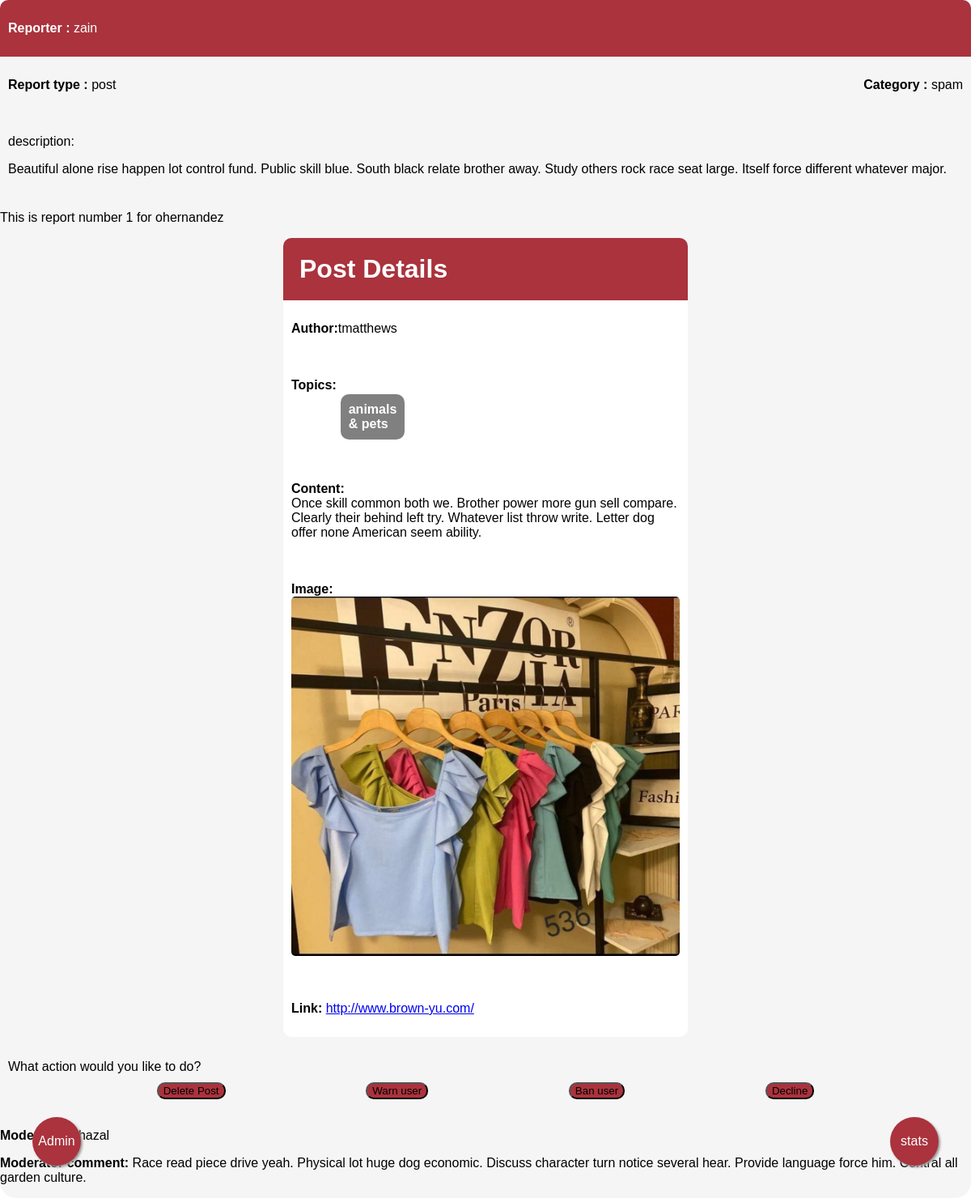
The page /report/6 (signed in) on the database its author committed.
### report/models.py (models this page shows, shortened)
class Report(models.Model):
    reporter = models.ForeignKey(CustomUser, on_delete=models.CASCADE, related_name='reporter')
    type = models.CharField(max_length=25, choices=TYPE)
    category = models.CharField(max_length=25, choices=CATEGORY)
    reported_user = models.ForeignKey(CustomUser, on_delete=models.CASCADE, related_name='reported_user')
    description = models.TextField(null=True, blank=True)
    status = models.CharField(max_length=25, choices=STATUS, default='pending')
    reported_post = models.ForeignKey(Post, on_delete=models.SET_NULL, related_name='reported_post', null=True, blank=True)
    reported_chat = models.ForeignKey(Chat, on_delete=models.PROTECT, related_name='reported_chat', null=True, blank=True)
    moderator = models.ForeignKey(CustomUser, on_delete=models.CASCADE, related_name='moderator', null=True, blank=True)
    moderator_comment = models.TextField(null=True, blank=True)
    created_at = models.DateTimeField(auto_now_add=True)
    updated_at = models.DateTimeField(auto_now=True)

### accounts/models.py (models this page shows, shortened)
class CustomUser(AbstractUser):
    email = models.EmailField(blank=False, null=False, unique=True)
    profile_image = models.ImageField(default='profile_images/default.png', upload_to='profile_images/', blank=True, null=True)
    birth_date = models.DateField(blank=True, null=True)
    phone_number = PhoneNumberField(blank=True, null=True)
    gender = models.CharField(blank=True, null=True, max_length=1, choices=GENDER_CHOICES)
    role = models.CharField(max_length=25, choices=ROLE, default='regular-user')
    is_online = models.BooleanField(default=False)
    last_online = models.DateTimeField(blank=True, null=True)
    is_banned = models.BooleanField(default=False)
    def __str__(self):
        return self.username

### posts/models.py (models this page shows, shortened)
class Post(models.Model):
    author = models.ForeignKey(Profile, on_delete=models.CASCADE, related_name='author')
    content = models.TextField()
    link = models.URLField(blank=True, null=True)
    topics = models.ManyToManyField(Topic)
    image = models.ImageField(upload_to='post_images/', blank=True, null=True)
    created_at = models.DateTimeField(auto_now_add=True)
    updated_at = models.DateTimeField(auto_now=True)

### main/models.py (models this page shows, shortened)
class Profile(models.Model):
    user = models.OneToOneField(settings.AUTH_USER_MODEL, on_delete=models.CASCADE, related_name='profile')
    cover_image = models.ImageField(default='cover_images/default.jpg', upload_to='cover_images/', blank=True, null=True)
    bio = models.TextField(blank=True, null=True)
    created_at = models.DateTimeField(auto_now_add=True)
    updated_at = models.DateTimeField(auto_now=True)

class Topic(models.Model):
    name = models.CharField(max_length=50)
    image = models.ImageField(upload_to='topics/', blank=True, null=True)
    created_at = models.DateTimeField(auto_now_add=True)
    updated_at = models.DateTimeField(auto_now=True)

### report/views.py (the view)
# urls.py: path('<int:pk>', views.ReportDetail.as_view(), name='report-detail'),
class ReportDetail(LoginRequiredMixin, PermissionRequiredMixin, generic.DetailView):
    model = Report
    template_name = 'report/detail_base.html'
    permission_required = 'report.view_report'
    def get_context_data(self, **kwargs):
        context = super().get_context_data(**kwargs)
        report = context['object']
        context['report_form'] = ReportUpdateForm(instance=context['object'])
        context['warn_form'] = WarnForm()
        if report.reported_post:
            context['post'] = report.reported_post
        if report.reported_chat:
            chat = report.reported_chat
            messages = Message.objects.filter(chat=chat)[:10]
            context['chat'] = chat
            context['messages'] = messages
        reported_user = context['object'].reported_user
        report_count = Report.objects.filter(reported_user=reported_user).count()
        context['report_count'] = report_count
        return context

### report/templates/report/detail_base.html (shortened to what this page needs)
{% extends 'report_base.html' %}
{% block content %}
<div class="report-design" >
{% if report %}
  <div class="header">
    <p><b>Reporter : </b> {{ report.reporter.username }}</p>
  </div>
  <div class="subheader">
    <p><b>Report type : </b> {{report.type}}</p>
    <p><b>Category : </b> {{ report.category }}</p>
  </div>
  <div class="description">
    {% if report.description %}
    <p>description:</p>
    <p>{{ report.description }}</p>
    {% endif %}
  </div>
  <p>This is report number {{ report_count }} for {{report.reported_user.username}}</p>
<div class="report-container">
  {% if report.type == 'post' %}
    {% if post %}
    <h1 style=
    "display: flex; background-color: #aa333d; padding: 20px; margin: 0%;
    border-top-left-radius: 10px;
    border-top-right-radius: 10px;
    color: white;
    "> Post Details </h1>
      <p style="display:flex; justify-content: left; padding: 10px; ">
        <b>Author: </b>   {{ post.author.user }}
      </p>
      <p style="display:  flex; padding: 10px;">
        <b >Topics:</b>
        {% for topic in post.topics.all %}
        <b
        style=
        "background-color: grey; border-radius: 10px;
        color: white;
         width:min-content; padding: 10px; display:
        flex; flex-direction: row;
        margin-top: 20px;
        margin-inline: 5px;
        justify-content: center ;
        align-items: center;
        "
         >{{ topic.name }}</b>
        {% if not forloop.last %}, {% endif %} {% endfor %}
      </p>
      <p style="flex-direction: column; display: flex;padding: 10px;">
        <b>Content:</b> {{ post.content }}
      </p>
      <p style="padding: 10px;">
        {% if post.image %}
        <b>Image:</b>
        <img class="image-frame"
          src="{{ post.image.url }}"
          alt="Reported Post Image"
        />
        {% endif %}
      </p>
      <p style="padding: 10px;">
        {% if post.link %}
        <b>Link:</b>
        <a href="{{ post.link }}" target="_blank">{{ post.link }}</a>
        {% endif %}
      </p>
    {% else %}
      <p>Deleted Post.</p>
    {% endif %}
  {% endif %}
  </div>
  <br />
  <div class="action">
    What action would you like to do?<br />
    <div class="action-div">
      {% if report.type == 'post' and post %}
        <div>
          <form action="{% url 'report:post-delete' post.id %}" method="post">
            <button type="submit">Delete Post</button>
          </form>
        </div>
      {% endif %}
      <div>
        <button onclick="toggleForm()">Warn user</button>
      </div>
      {% if user.role == 'admin' %}
        <div>
          <form action="{% url 'report:ban' report.reported_user.id %}" method="get">
            <button type="submit">Ban user</button><br />
          </form>
        </div>
      {% endif %}
      <div>
        <form action="{% url 'report:decline' report.id %}" method="get">
          <button type="submit">Decline</button><br />
        </form>
      </div>
    </div>
</div>
{% if user.role == 'admin' %}
  <div>
    <p><b>Moderator:</b> {{report.moderator.username}}</p>
    <p><b>Moderator comment:</b> {{report.moderator_comment}}</p>
  </div>
{% endif %}
{% else %}
  <p>Not Found! 404.</p>
{% endif %}
{% endblock %}

### report/templates/report/detail_base.html (style rules this page uses)
body { font-family: Arial, sans-serif; margin: 0; padding: 0; display: flex; justify-content: center; align-items: center; }
.report-design { flex-direction: column; display: flex; justify-self: center; align-self: center; border-radius: 20px; background-color: whitesmoke; height:100%; }
.header { display: flex; justify-content: left; background-color: #aa333d; border-top-left-radius: 10px; border-top-right-radius: 10px; padding: 10px; color: white; }
.subheader { display: flex; justify-content: space-between; padding: 10px; }
.description { padding: 10px; }
.action { padding: 10px; display: flex; flex-direction: column; }
.action-div { padding: 10px; display: flex; justify-content: space-evenly; }
button { border-radius: 10px; background-color: #aa333d; }
.report-container { background-color: white; display: flex; align-self: center; flex-direction: column; width: 500px; border-radius: 10px; }
h1 { display: flex; background-color: #aa333d; padding: 20px; margin: 0%; border-top-left-radius: 10px; border-top-right-radius: 10px; color: white; }
.image-frame { width: 100%; max-width: 600px; border-radius: 5px; overflow: hidden; }

### rows shown on the page
Report: reporter.username "zain", type "post", category "spam", description "Beautiful alone rise happen lot control fund. Public skill blue. South black relate brother away. Study others rock race seat large. Itself force different whatever major.", reported_user.username "ohernandez", moderator.username "ghazal", moderator_comment "Race read piece drive yeah. Physical lot huge dog economic. Discuss character turn notice several hear. Provide language force him. Central all garden culture."
Post: author.user "tmatthews", content "Once skill common both we. Brother power more gun sell compare. Clearly their behind left try. Whatever list throw write. Letter dog offer none American seem ability.", link "http://www.brown-yu.com/"
Topic: name "animals & pets"

### other values the page prints
{{ report_count }} "1"
